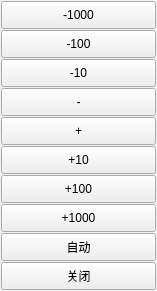
<?xml version="1.0" encoding="UTF-8"?>
<ui version="4.0">
 <class>zchxRadarOptWidget</class>
 <widget class="QWidget" name="zchxRadarOptWidget">
  <property name="geometry">
   <rect>
    <x>0</x>
    <y>0</y>
    <width>157</width>
    <height>275</height>
   </rect>
  </property>
  <property name="sizePolicy">
   <sizepolicy hsizetype="Fixed" vsizetype="Preferred">
    <horstretch>0</horstretch>
    <verstretch>0</verstretch>
   </sizepolicy>
  </property>
  <property name="windowTitle">
   <string>Form</string>
  </property>
  <property name="styleSheet">
   <string notr="true">QPushButton{
	height:20px;
}</string>
  </property>
  <layout class="QVBoxLayout" name="verticalLayout">
   <property name="spacing">
    <number>1</number>
   </property>
   <property name="leftMargin">
    <number>1</number>
   </property>
   <property name="topMargin">
    <number>1</number>
   </property>
   <property name="rightMargin">
    <number>1</number>
   </property>
   <property name="bottomMargin">
    <number>1</number>
   </property>
   <item>
    <widget class="QPushButton" name="btn_1000_minus">
     <property name="text">
      <string>-1000</string>
     </property>
    </widget>
   </item>
   <item>
    <widget class="QPushButton" name="btn_100_minus">
     <property name="text">
      <string>-100</string>
     </property>
    </widget>
   </item>
   <item>
    <widget class="QPushButton" name="btn_10_minus">
     <property name="sizePolicy">
      <sizepolicy hsizetype="Preferred" vsizetype="Fixed">
       <horstretch>0</horstretch>
       <verstretch>0</verstretch>
      </sizepolicy>
     </property>
     <property name="text">
      <string>-10</string>
     </property>
    </widget>
   </item>
   <item>
    <widget class="QPushButton" name="btn_minus">
     <property name="text">
      <string>-</string>
     </property>
    </widget>
   </item>
   <item>
    <widget class="QPushButton" name="btn_plus">
     <property name="text">
      <string>+</string>
     </property>
    </widget>
   </item>
   <item>
    <widget class="QPushButton" name="btn_10_plus">
     <property name="text">
      <string>+10</string>
     </property>
    </widget>
   </item>
   <item>
    <widget class="QPushButton" name="btn_100_plus">
     <property name="text">
      <string>+100</string>
     </property>
    </widget>
   </item>
   <item>
    <widget class="QPushButton" name="btn_1000_plus">
     <property name="text">
      <string>+1000</string>
     </property>
    </widget>
   </item>
   <item>
    <widget class="QPushButton" name="btn_auto">
     <property name="text">
      <string>自动</string>
     </property>
    </widget>
   </item>
   <item>
    <widget class="QPushButton" name="btn_close">
     <property name="text">
      <string>关闭</string>
     </property>
    </widget>
   </item>
  </layout>
 </widget>
 <resources/>
 <connections/>
</ui>
